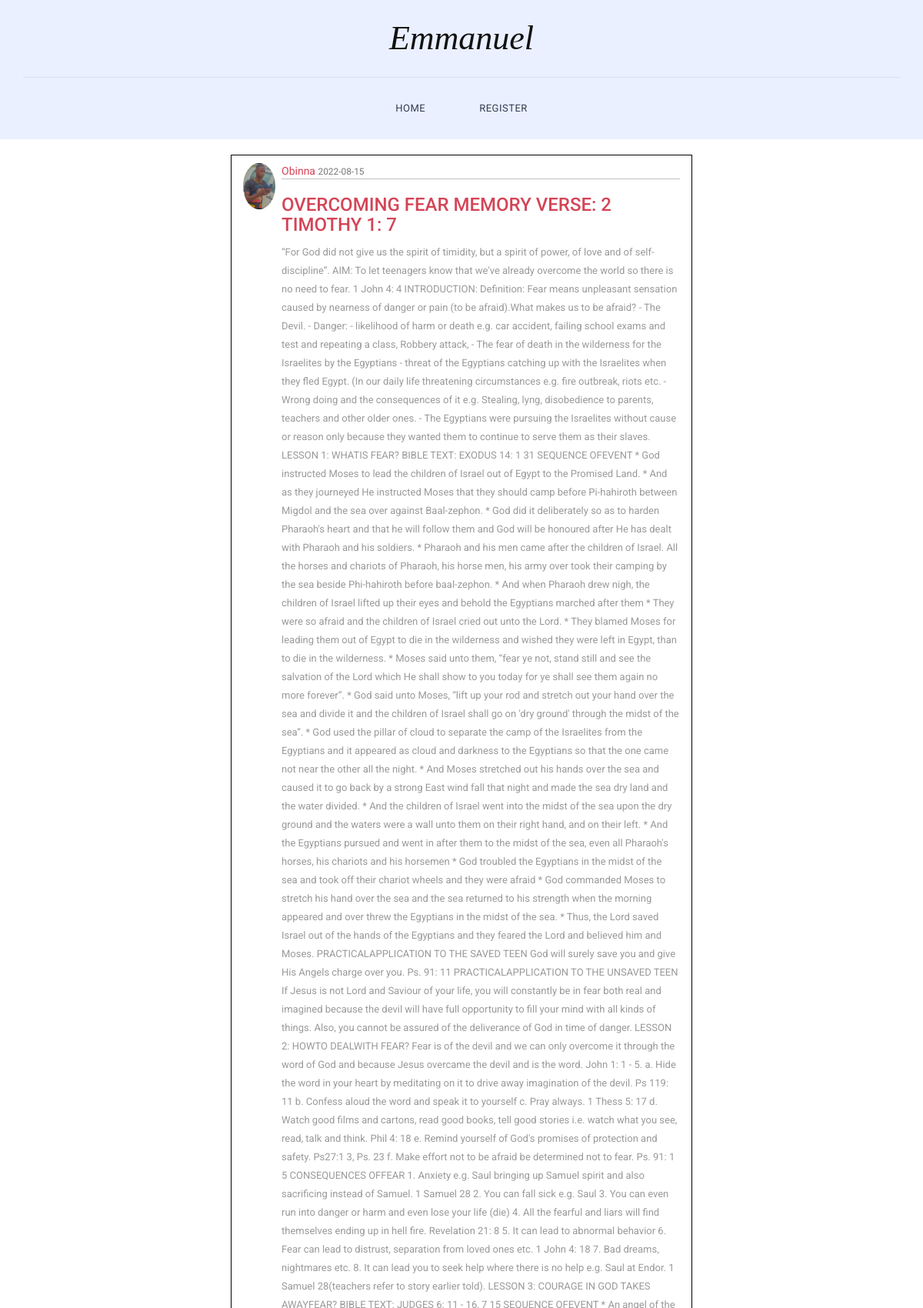
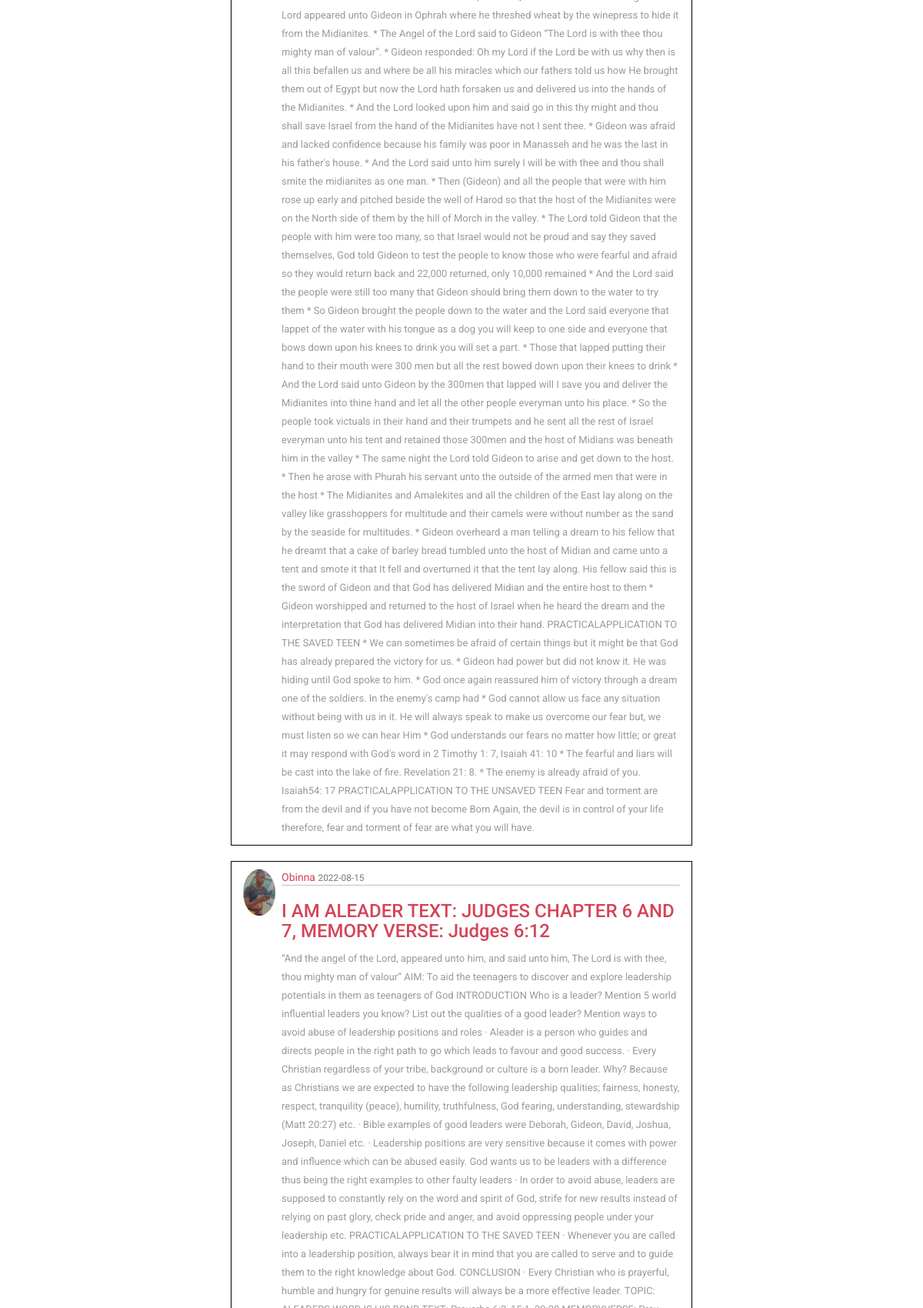
The page / (upper part) on the database its author committed (2 pictures, top to bottom).
### app/models.py (models this page shows, shortened)
class Post(db.Model, UserMixin):
    id = db.Column(db.Integer, primary_key=True)
    date_posted = db.Column(db.DateTime, nullable=False, default=datetime.utcnow)
    image = db.Column(db.String(20), nullable=False, default='default.jpg.png')
    title = db.Column(db.String(100), nullable=False)
    content = db.Column(db.Text, nullable=False)
    user_id = db.Column(db.Integer, db.ForeignKey('user.id'), nullable=False)

class User(db.Model, UserMixin):
    id = db.Column(db.Integer, primary_key=True, autoincrement=True)
    username = db.Column(db.String(20), unique=True, nullable=False)
    email = db.Column(db.String(120), unique=True, nullable=False)
    password = db.Column(db.String(60), nullable=False, )
    image_file = db.Column(db.String(60), nullable=False, default='default.jpg.png')
    post = db.relationship('Post', backref='author', lazy=True)

### app/main/routes.py (the view)
@main.route('/', methods=['GET', 'POST'])
def index():
    page = request.args.get('page', 1, type=int)
    posts = Post.query.order_by(Post.date_posted.desc()).paginate(page=page, per_page=5)
    return render_template("index.html", posts=posts)

### app/templates/index.html (shortened to what this page needs)
{% extends 'layout.html' %}
{% block content %}
  {% for post in posts.items %}
    <br>
    <article class="container " style="border: 1px solid black; width: 50%; display: flex; padding-top: 10px">
      <img class="rounded-circle img-circle"  src="{{url_for('static', filename='img/' + post.author.image_file) }}" height="60" width="60">
      <div class="media-body" style="padding-left: 8px">
        <div class="article-metadata" style="border-bottom:1px solid silver">
          <a class="mr-2" href="{{ url_for('users.user_posts', username=post.author.username) }}">{{post.author.username}}</a>
          <small class="text-muted">{{post.date_posted.strftime('%Y-%m-%d')}}</small>
        </div>
        <h3><a class="article-title" href="{{ url_for('posts.post', post_id=post.id) }}">{{post.title}}</a></h3>
        <p class="article-content">{{post.content}}</p>
      </div>
    </article>
{% endfor %}
{% endblock content %}

### app/templates/layout.html (shortened to what this page needs)
<!DOCTYPE html>
<html>
    <head>
        <link rel="stylesheet" href="static/css/bootstrap.min.css">
        <link rel="stylesheet" href="static/css/bootstrap-theme.min.css">
        <link rel="stylesheet" href="static/css/fontAwesome.css">
        <link rel="stylesheet" href="static/css/hero-slider.css">
        <link rel="stylesheet" href="static/css/templatemo-style.css">
        <link rel="stylesheet" href="static/css/owl-carousel.css">
    </head>
<body>
    <div class="header">
        <div class="container">
            <a href="#" class="navbar-brand scroll-top">Emmanuel</a>
            <nav class="navbar navbar-inverse" role="navigation">
                <div id="main-nav" class="collapse navbar-collapse">
                    <ul class="nav navbar-nav">
                        <li><a href="{{ url_for('main.index') }}">Home</a></li>
                        {% if current_user.is_authenticated %}
                        <li><a href="{{ url_for('posts.new_post') }}">New Post</a></li>
                        <li><a href="{{ url_for('users.contact') }}">Contact Me</a></li>
                        <li><a href="{{ url_for('users.account')}}">Account</a> </li>
                        <li><a href="{{ url_for('users.logout') }}">Logout</a></li>
                        {% else %}
                        <li><a href="{{ url_for('users.register') }}">Register</a></li>
                        {% endif %}
                    </ul>
                </div>
            </nav>
        </div>
    </div>
    {% block content %}
    {% endblock content %}
</body>
</html>

### app/static/css/hero-slider.css (style rules this page uses)
*, *::after, *::before { -webkit-box-sizing: border-box; -moz-box-sizing: border-box; box-sizing: border-box; }
html { font-size: 62.5%; }
body { font-family: "Open Sans", sans-serif; color: #2c343b; background-color: #f2f2f2; }
a { color: #d44457; text-decoration: none; }
img { max-width: 100%; }

### app/static/css/templatemo-style.css (style rules this page uses)
* { margin: 0; padding: 0; font-family: 'Roboto', arial, sans-serif; }
body { overflow-x: hidden; background-color: #fff; }
ul { list-style: none; margin: 0px; }
p { color: #9a9a9a; font-size: 13px; line-height: 24px; }
.header { width: 100%; padding: 0; z-index: 10000; transition: all 0.2s ease-in-out; background-color: #eaf0ff; text-align: center; }
.navbar-inverse .navbar-brand, .navbar-inverse .navbar-nav>li>a { text-shadow: none; }
.navbar-brand { font-family: 'Spectral', serif; font-size: 44px; color: #121212; font-style: italic; text-align: center; width: 100%; border-bottom: 1px solid #d8deed; position: relative; padding: 40px 0px; height: auto!important; }
#main-nav { padding: 15px 0px; float: right; position:relative; left:-50%; text-align: left; }
.nav { list-style:none; position:relative; left:50%; }
.navbar-nav li { margin: 0px 20px; }
.navbar-nav li a { font-family: 'Roboto', sans-serif; font-size: 13px; text-transform: uppercase; color: #363e50!important; letter-spacing: 0.5px; }
.navbar-inverse { background-image: none; background-color: transparent; }
.header .navbar { margin: 0; border: none; }

### rows shown on the page
Post: image_file (picture), author.username "Obinna", date_posted "2022-08-15", title "OVERCOMING FEAR MEMORY VERSE: 2 TIMOTHY 1: 7", content "“For God did not give us the spirit of timidity, but a spirit of power, of love and of self-discipline”. AIM: To let teenagers know that we've already overcome the world so there is no need to fear. 1 John 4: 4 INTRODUCTION: Definition: Fear means unpleasant sensation caused by nearness of danger or pain (to be afraid).What makes us to be afraid? - The Devil. - Danger: - likelihood of harm or death e.g. car accident, failing school exams and test and repeating a class, Robbery attack, - The fear of death in the wilderness for the Israelites by the Egyptians - threat of the Egyptians catching up with the Israelites when they fled Egypt. (In our daily life threatening circumstances e.g. fire…"
Post: image_file (picture), author.username "Obinna", date_posted "2022-08-15", title "I AM ALEADER TEXT: JUDGES CHAPTER 6 AND 7, MEMORY VERSE: Judges 6:12"
